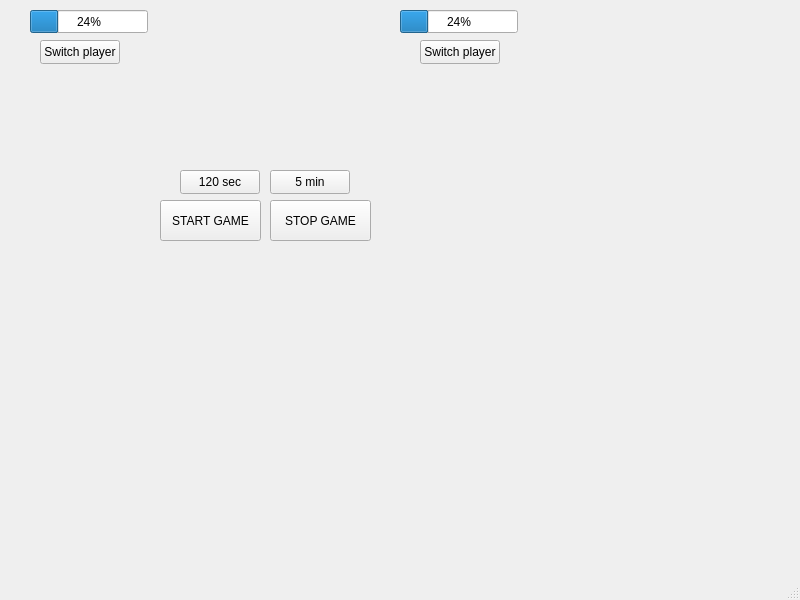
<?xml version="1.0" encoding="UTF-8"?>
<ui version="4.0">
 <class>MainWindow</class>
 <widget class="QMainWindow" name="MainWindow">
  <property name="geometry">
   <rect>
    <x>0</x>
    <y>0</y>
    <width>800</width>
    <height>600</height>
   </rect>
  </property>
  <property name="windowTitle">
   <string>MainWindow</string>
  </property>
  <widget class="QWidget" name="centralwidget">
   <widget class="QProgressBar" name="progressBarPlayer1">
    <property name="geometry">
     <rect>
      <x>30</x>
      <y>10</y>
      <width>118</width>
      <height>23</height>
     </rect>
    </property>
    <property name="value">
     <number>24</number>
    </property>
   </widget>
   <widget class="QProgressBar" name="progressBarPlayer2">
    <property name="geometry">
     <rect>
      <x>400</x>
      <y>10</y>
      <width>118</width>
      <height>23</height>
     </rect>
    </property>
    <property name="value">
     <number>24</number>
    </property>
   </widget>
   <widget class="QPushButton" name="btnSwitch1">
    <property name="geometry">
     <rect>
      <x>40</x>
      <y>40</y>
      <width>80</width>
      <height>24</height>
     </rect>
    </property>
    <property name="text">
     <string>Switch player</string>
    </property>
   </widget>
   <widget class="QPushButton" name="btnSwitch2">
    <property name="geometry">
     <rect>
      <x>420</x>
      <y>40</y>
      <width>80</width>
      <height>24</height>
     </rect>
    </property>
    <property name="text">
     <string>Switch player</string>
    </property>
   </widget>
   <widget class="QPushButton" name="btnTime1">
    <property name="geometry">
     <rect>
      <x>180</x>
      <y>170</y>
      <width>80</width>
      <height>24</height>
     </rect>
    </property>
    <property name="text">
     <string>120 sec</string>
    </property>
   </widget>
   <widget class="QPushButton" name="btnTime2">
    <property name="geometry">
     <rect>
      <x>270</x>
      <y>170</y>
      <width>80</width>
      <height>24</height>
     </rect>
    </property>
    <property name="text">
     <string>5 min</string>
    </property>
   </widget>
   <widget class="QPushButton" name="btnStart">
    <property name="geometry">
     <rect>
      <x>160</x>
      <y>200</y>
      <width>101</width>
      <height>41</height>
     </rect>
    </property>
    <property name="text">
     <string>START GAME</string>
    </property>
   </widget>
   <widget class="QPushButton" name="btnStop">
    <property name="geometry">
     <rect>
      <x>270</x>
      <y>200</y>
      <width>101</width>
      <height>41</height>
     </rect>
    </property>
    <property name="text">
     <string>STOP GAME</string>
    </property>
   </widget>
   <widget class="QLabel" name="textGame">
    <property name="geometry">
     <rect>
      <x>20</x>
      <y>80</y>
      <width>621</width>
      <height>81</height>
     </rect>
    </property>
    <property name="font">
     <font>
      <pointsize>16</pointsize>
      <bold>true</bold>
     </font>
    </property>
    <property name="text">
     <string/>
    </property>
   </widget>
  </widget>
  <widget class="QMenuBar" name="menubar">
   <property name="geometry">
    <rect>
     <x>0</x>
     <y>0</y>
     <width>800</width>
     <height>21</height>
    </rect>
   </property>
  </widget>
  <widget class="QStatusBar" name="statusbar"/>
 </widget>
 <resources/>
 <connections/>
</ui>
